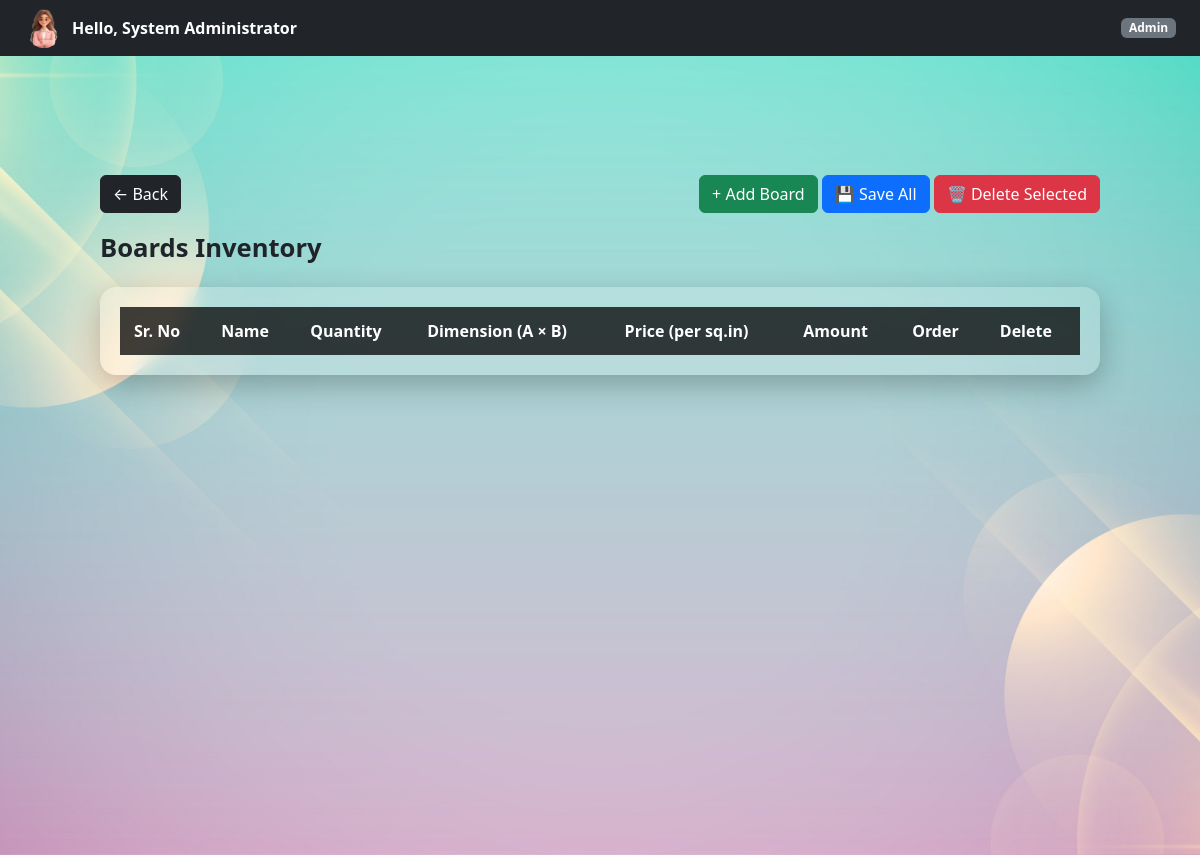
Before: /admin/boards (signed in) with the older database file.
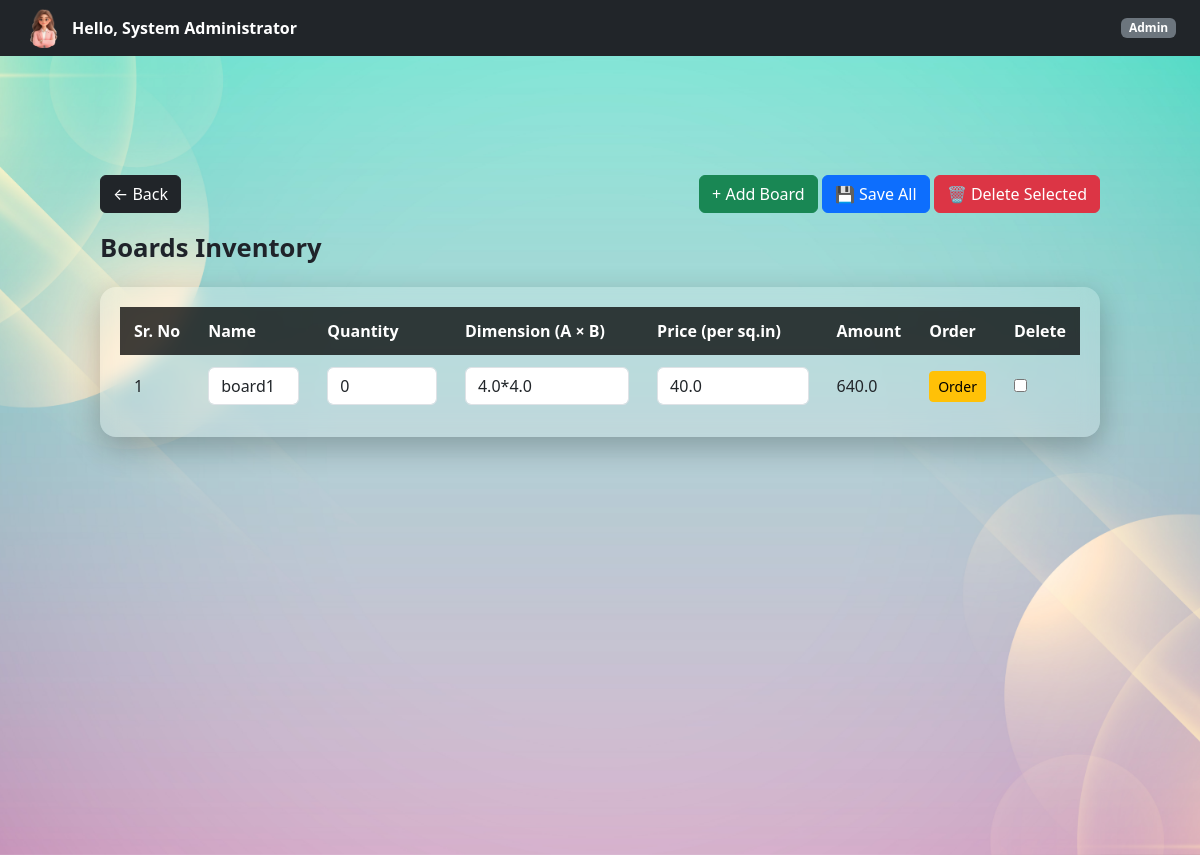
After: the same page with the newer database file.
### controller/models.py (models this page shows)
class Board(db.Model):
    id = db.Column(db.Integer, primary_key=True)
    name = db.Column(db.String(100))
    length = db.Column(db.Float)
    breadth = db.Column(db.Float)
    price = db.Column(db.Float)
    quantity = db.Column(db.Integer, default=0)

### controller/admin.py (the view)
@admin_bp.route("/boards")
@login_required
@role_required("Admin")
def view_boards():
    boards = Board.query.all()
    return render_template("admin/boards.html", boards=boards)

### templates/admin/boards.html (shortened to what this page needs)
{% extends "base.html" %}
{% block page_class %}company-dashboard-bg{% endblock %}
{% block free_content %}
{% include "partials/navbar.html" %}
<div class="dashboard-container">
    <div class="d-flex justify-content-between align-items-center mb-3">
        <a href="{{ url_for('admin.dashboard') }}" class="btn btn-dark">
            ← Back
        </a>
        <div>
            <button class="btn btn-success" onclick="addBoardRow()">+ Add Board</button>
            <button form="boardForm" class="btn btn-primary">
                💾 Save All
            </button>
            <button class="btn btn-danger" onclick="deleteSelectedBoards()">
                🗑 Delete Selected
            </button>
        </div>
    </div>
    <div class="page-title">Boards Inventory</div>
    <form id="boardForm" method="POST" action="{{ url_for('admin.bulk_update_boards') }}">
        <div class="glass-table">
            <table>
                <thead>
                    <tr>
                        <th>Sr. No</th>
                        <th>Name</th>
                        <th>Quantity</th>
                        <th>Dimension (A × B)</th>
                        <th>Price (per sq.in)</th>
                        <th>Amount</th>
                        <th>Order</th>
                        <th>Delete</th>
                    </tr>
                </thead>
                <tbody id="boardTableBody">
                    {% for b in boards %}
                    <tr>
                        <td class="sr-no">{{ loop.index }}</td>
                        <td>
                            <input name="name[]" value="{{ b.name }}" class="form-control">
                        </td>
                        <td>
                            <input
                                name="quantity[]"
                                value="{{ b.quantity }}"
                                class="form-control">
                        </td>
                        <td>
                            <input
                                name="dimension[]"
                                value="{{ b.length }}*{{ b.breadth }}"
                                class="form-control dimension">
                        </td>
                        <td>
                            <input name="price[]" value="{{ b.price }}" class="form-control price">
                        </td>
                        <td class="amount">
                            {{ b.length * b.breadth * b.price }}
                        </td>
                        <td>
                            <button
                                type="button"
                                class="btn btn-warning btn-sm"
                                onclick="orderBoard('{{ b.id }}', '{{ b.name }}', '{{ b.price }}')">
                                Order
                            </button>
                        </td>
                        <td>
                            <input type="checkbox" name="selected_ids[]" value="{{ b.id }}">
                        </td>
                    </tr>
                    {% endfor %}
                </tbody>
            </table>
        </div>
    </form>
</div>
{% endblock %}

Changed rows visible on the page:
added Board: name "board1", quantity "0", length "4.0*4.0", price "40.0", b.length*b.breadth*b.price "640.0"
